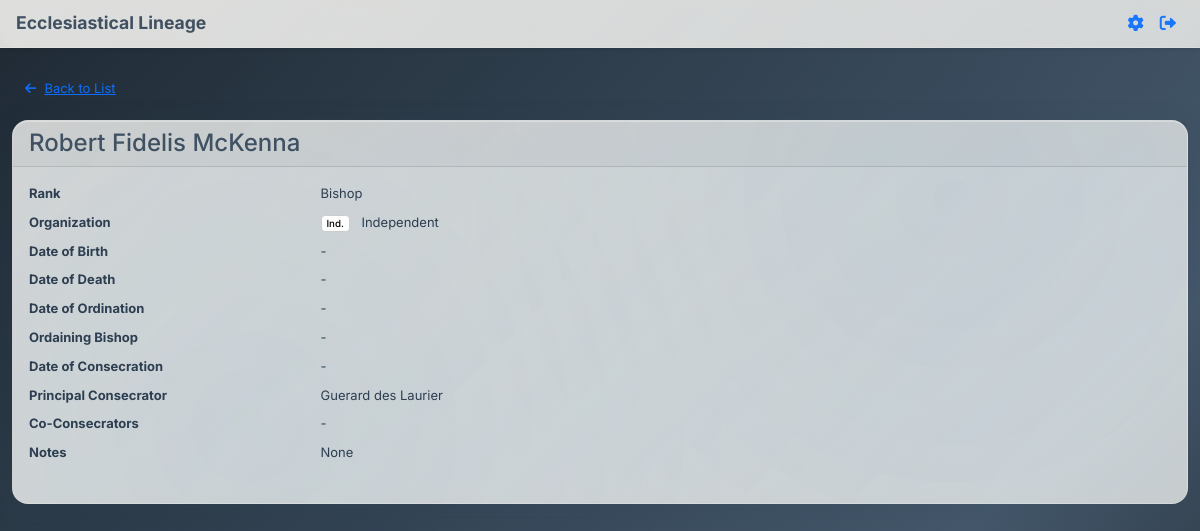
/clergy/17 (signed in), run on the app's committed database.
### app.py (models this page shows, shortened)
class Clergy(db.Model):
    id = db.Column(db.Integer, primary_key=True)
    name = db.Column(db.String(200), nullable=False)
    rank = db.Column(db.String(100), nullable=False)
    organization = db.Column(db.String(200))
    date_of_birth = db.Column(db.Date)
    date_of_ordination = db.Column(db.Date)
    ordaining_bishop_id = db.Column(db.Integer, db.ForeignKey('clergy.id'))
    date_of_consecration = db.Column(db.Date)
    consecrator_id = db.Column(db.Integer, db.ForeignKey('clergy.id'))
    co_consecrators = db.Column(db.Text)  # JSON array of clergy IDs
    date_of_death = db.Column(db.Date)
    notes = db.Column(db.Text)
    ordaining_bishop = db.relationship('Clergy', foreign_keys=[ordaining_bishop_id], remote_side=[id])
    consecrator = db.relationship('Clergy', foreign_keys=[consecrator_id], remote_side=[id])
    def get_co_consecrators(self):
        if self.co_consecrators:
            return json.loads(self.co_consecrators)
        return []

class Organization(db.Model):
    id = db.Column(db.Integer, primary_key=True)
    name = db.Column(db.String(200), unique=True, nullable=False)
    abbreviation = db.Column(db.String(20), unique=True)  # Short code for the organization
    description = db.Column(db.Text)
    color = db.Column(db.String(7), nullable=False, default="#27ae60")
    created_at = db.Column(db.DateTime, default=datetime.utcnow)

### app.py (the view)
@app.route('/clergy/<int:clergy_id>')
def view_clergy(clergy_id):
    if 'user_id' not in session:
        flash('Please log in to view clergy records.', 'error')
        return redirect(url_for('login'))
    clergy = Clergy.query.get_or_404(clergy_id)
    organizations = Organization.query.all()
    org_abbreviation_map = {org.name: org.abbreviation for org in organizations}
    org_color_map = {org.name: org.color for org in organizations}
    return render_template('view_clergy.html',
                         clergy=clergy,
                         org_abbreviation_map=org_abbreviation_map,
                         org_color_map=org_color_map)

### app.py (called while the page is built)
def getContrastColor(hexColor):
    if not hexColor or not hexColor.startswith('#'):
        return 'black'
    hex = hexColor.replace('#', '')
    if len(hex) != 6:
        return 'black'
    try:
        r = int(hex[0:2], 16)
        g = int(hex[2:4], 16)
        b = int(hex[4:6], 16)
        luminance = (0.299 * r + 0.587 * g + 0.114 * b) / 255
        return 'white' if luminance <= 0.5 else 'black'
    except (ValueError, IndexError):
        return 'black'

def getBorderStyle(hexColor):
    if not hexColor or not hexColor.startswith('#'):
        return ''
    hex = hexColor.replace('#', '')
    if len(hex) != 6:
        return ''
    try:
        r = int(hex[0:2], 16)
        g = int(hex[2:4], 16)
        b = int(hex[4:6], 16)
        luminance = (0.299 * r + 0.587 * g + 0.114 * b) / 255
        if luminance > 0.8:
            return '; border: 1px solid #ccc'
        return ''
    except (ValueError, IndexError):
        return ''

### templates/view_clergy.html (shortened to what this page needs)
{% extends "base.html" %}
{% block full_content %}
<div class="container mt-4">
    <a href="{{ url_for('clergy_list') }}" class="btn btn-link mb-3"><i class="fas fa-arrow-left me-2"></i>Back to List</a>
    <div class="card">
        <div class="card-header">
            <h2 class="h4 mb-0">{{ clergy.name }}</h2>
        </div>
        <div class="card-body">
            <dl class="row">
                <dt class="col-sm-3">Rank</dt>
                <dd class="col-sm-9">{{ clergy.rank }}</dd>
                <dt class="col-sm-3">Organization</dt>
                <dd class="col-sm-9">
                    {% if clergy.organization %}
                        {% if org_abbreviation_map.get(clergy.organization) %}
                            <span class="badge me-2" style="background-color: {{ org_color_map.get(clergy.organization, '#27ae60') }}; color: {{ 'white' if getContrastColor(org_color_map.get(clergy.organization, '#27ae60')) == 'white' else 'black' }}; {{ getBorderStyle(org_color_map.get(clergy.organization, '#27ae60')) }}">
                                {{ org_abbreviation_map.get(clergy.organization) }}
                            </span>
                            {{ clergy.organization }}
                        {% else %}
                            {{ clergy.organization }}
                        {% endif %}
                    {% else %}
                        -
                    {% endif %}
                </dd>
                <dt class="col-sm-3">Date of Birth</dt>
                <dd class="col-sm-9">{{ clergy.date_of_birth.strftime('%Y-%m-%d') if clergy.date_of_birth else '-' }}</dd>
                <dt class="col-sm-3">Date of Death</dt>
                <dd class="col-sm-9">{{ clergy.date_of_death.strftime('%Y-%m-%d') if clergy.date_of_death else '-' }}</dd>
                <dt class="col-sm-3">Date of Ordination</dt>
                <dd class="col-sm-9">{{ clergy.date_of_ordination.strftime('%Y-%m-%d') if clergy.date_of_ordination else '-' }}</dd>
                <dt class="col-sm-3">Ordaining Bishop</dt>
                <dd class="col-sm-9">{{ clergy.ordaining_bishop.name if clergy.ordaining_bishop else '-' }}</dd>
                <dt class="col-sm-3">Date of Consecration</dt>
                <dd class="col-sm-9">{{ clergy.date_of_consecration.strftime('%Y-%m-%d') if clergy.date_of_consecration else '-' }}</dd>
                <dt class="col-sm-3">Principal Consecrator</dt>
                <dd class="col-sm-9">{{ clergy.consecrator.name if clergy.consecrator else '-' }}</dd>
                <dt class="col-sm-3">Co-Consecrators</dt>
                <dd class="col-sm-9">
                    {% set co_ids = clergy.get_co_consecrators() %}
                    {% if co_ids %}
                        <ul class="mb-0">
                        {% for cid in co_ids %}
                            {% set co = (clergy.query.get(cid)) %}
                            <li>{{ co.name if co else 'Unknown' }}</li>
                        {% endfor %}
                        </ul>
                    {% else %}-{% endif %}
                </dd>
                <dt class="col-sm-3">Notes</dt>
                <dd class="col-sm-9">{{ clergy.notes or '-' }}</dd>
            </dl>
        </div>
    </div>
</div>
{% endblock %}

### static/css/main.css (style rules this page uses)
:root { --fluid-min-width: 320; --fluid-max-width: 1240; --fluid-min-size: 13; --fluid-max-size: 16; --fluid-min-ratio: 1.2; --fluid-max-ratio: 1.25; --fluid-screen: 100vw; --fluid-bp: calc( (var(--fluid-screen) - var(--fluid-min-width) / 16 * 1rem) / (var(--fluid-max-width) - var(--fluid-min-width)) ); }
@media screen and (min-width: 320px) { :root { --fluid-screen: calc(var(--fluid-min-width) * 1px); } }
:root { --fluid-0: calc( ((var(--fluid-min-size) / 16) * 1rem) + (var(--fluid-max-size) - var(--fluid-min-size)) * var(--fluid-bp) ); --fluid-1: calc( ((var(--fluid-min-size) / 16) * 1rem) + (var(--fluid-max-size) - var(--fluid-min-size)) * var(--fluid-bp) * var(--fluid-min-ratio) ); --fluid-2: calc( ((var(--fluid-min-size) / 16) * 1rem) + (var(--fluid-max-size) - var(--fluid-min-size)) * var(--fluid-bp) * var(--fluid-min-ratio) * var(--fluid-min-ratio) ); --fluid-3: calc( ((var(--fluid-min-size) / 16) * 1rem) + (var(--fluid-max-size) - var(--fluid-min-size)) * var(--fluid-bp) * var(--fluid-min-ratio) * var(--fluid-min-ratio) * var(--fluid-min-ratio) ); --fluid-4: calc( ((var(--fluid-min-size) / 16) * 1rem) + (var(--fluid-max-size) - var(--fluid-min-size)) * var(--fluid-bp) * var(--fluid-min-ratio) * var(--fluid-min-ratio) * var(--fluid-min-ratio) * var(--fluid-min-ratio) ); --fluid-5: calc( ((var(--fluid-min-size) / 16) * 1rem) + (var(--fluid-max-size) - var(--fluid-min-size)) * var(--fluid-bp) * var(--fluid-min-ratio) * var(--fluid-min-ratio) * var(--fluid-min-ratio) * var(--fluid-min-ratio) * var(--fluid-min-ratio) ); }
body { background: linear-gradient(135deg, rgba(26, 37, 48, 0.98) 0%, rgba(34, 49, 63, 0.95) 25%, rgba(44, 62, 80, 0.92) 50%, rgba(52, 73, 94, 0.90) 75%, rgba(26, 37, 48, 0.95) 100%), radial-gradient(circle at 20% 80%, rgba(44, 62, 80, 0.4) 0%, transparent 50%), radial-gradient(circle at 80% 20%, rgba(52, 73, 94, 0.35) 0%, transparent 50%), radial-gradient(circle at 40% 40%, rgba(26, 37, 48, 0.3) 0%, transparent 70%); background-attachment: fixed; min-height: 100vh; font-family: 'Inter', 'Segoe UI', Tahoma, Geneva, Verdana, sans-serif; color: #2c3e50; font-size: var(--fluid-0); line-height: 1.6; position: relative; }
body::before { content: ''; position: fixed; top: 0; left: 0; width: 100%; height: 100%; pointer-events: none; z-index: -1; }
h1, h2, h3, h4, h5, h6 { color: #f5f6fa !important; font-weight: 600; line-height: 1.2; margin-bottom: 0.5em; }
h2 { font-size: var(--fluid-4); }
.card h1, .card h2, .card h3, .card h4, .card h5, .card h6, .table th { color: #2c3e50 !important; }
.container { max-width: 1200px; }
.card { border: 1px solid rgba(255, 255, 255, 0.2); border-radius: 16px; box-shadow: 0 8px 32px rgba(44, 62, 80, 0.12), inset 0 1px 0 rgba(255, 255, 255, 0.4); background: linear-gradient(135deg, rgba(252, 250, 245, 0.80) 0%, rgba(248, 246, 240, 0.75) 100%); backdrop-filter: blur(16px) saturate(180%); -webkit-backdrop-filter: blur(16px) saturate(180%); position: relative; transition: all 0.3s ease; }
.card::before { content: ''; position: absolute; top: 0; left: 0; right: 0; bottom: 0; background: linear-gradient(135deg, rgba(255, 255, 255, 0.1) 0%, rgba(255, 255, 255, 0.05) 100%), radial-gradient(circle at 20% 80%, rgba(52, 152, 219, 0.05) 0%, transparent 50%), radial-gradient(circle at 80% 20%, rgba(41, 128, 185, 0.05) 0%, transparent 50%); border-radius: 16px; pointer-events: none; }
.card-body { position: relative; z-index: 1; font-size: var(--fluid-0); }
.card-header { font-size: var(--fluid-1); }
.btn { font-size: var(--fluid-0); line-height: 1.4; }
.badge { font-size: calc(var(--fluid-0) * 0.75); font-weight: 500; padding: 0.25em 0.5em; }

### data on the page
Clergy: name "Robert Fidelis McKenna", rank "Bishop", get "Ind.", organization "Independent", date_of_birth "-", date_of_death "-", date_of_ordination "-", date_of_consecration "-", notes "None"
Clergy: consecrator "Guerard des Laurier"

### other printed values
{{ clergy.ordaining_bishop.name if clergy.ordaining_bishop else '-' }} "-"
